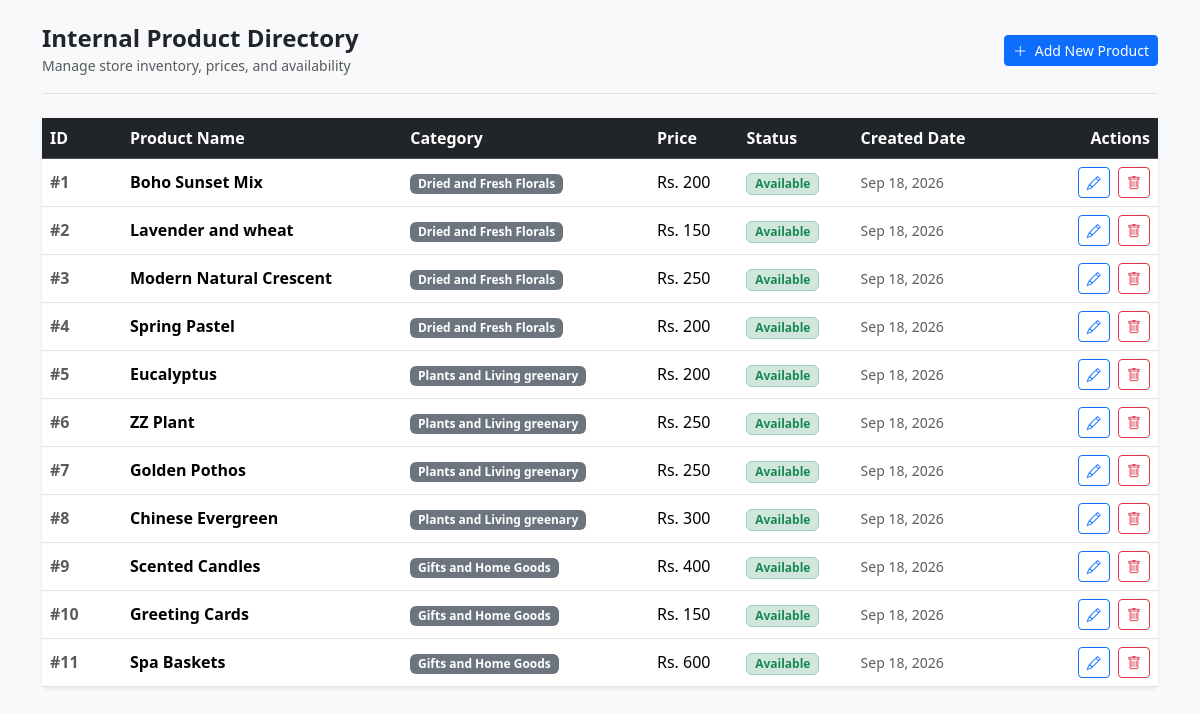
The app's page /florashop/products_details/list/ (signed in) with its own data.
### apps/products/models.py (models this page shows, shortened)
class Product(models.Model):
    Category = models.ForeignKey(
        Category, on_delete=models.CASCADE, related_name="products"
    )
    name = models.CharField(max_length=100)
    price = models.DecimalField(
        max_digits=10, decimal_places=2, help_text="Prices in NPR"
    )
    description = models.CharField(max_length=500, null = True, blank= True)
    image =models.ImageField(upload_to="products/", null = True, blank= True)
    is_available = models.BooleanField(default=True)
    created_at = models.DateTimeField(auto_now_add=True)

class Category(models.Model):
    name = models.CharField(max_length=100, unique=True)
    class Meta:
        db_table = "Product_Categories"

### apps/products/views.py (the view)
# urls.py: path("list/", ProductListView.as_view(), name = "product_list"),
class ProductListView(SStaffRequiredMixin,View):
    def get(self, request):
        categories = Category.objects.all()
        products = Product.objects.all()
        context = {
            "products":products
        }
        return render(request, "products/list.html", context)

### apps/products/views.py (called while the page is built)
      def test_func(self):
            return (self.request.user.is_authenticated and self.request.user.is_staff
            )

### apps/products/templates/products/list.html (shortened to what this page needs)
{% load static %}
<!DOCTYPE html>
<html lang="en">
<head>
    <link rel="stylesheet" href="https://cdn.jsdelivr.net/npm/bootstrap@5.3.8/dist/css/bootstrap.min.css">
    <link rel="stylesheet" href="https://cdn.jsdelivr.net/npm/bootstrap-icons@1.11.3/font/bootstrap-icons.min.css">
</head>
<body class="bg-light py-4">
    <div class="container">
        <div class="d-flex justify-content-between align-items-center mb-4 pb-3 border-bottom">
            <div>
                <h2 class="h4 mb-0 fw-bold">Internal Product Directory</h2>
                <small class="text-muted">Manage store inventory, prices, and availability</small>
            </div>
            <a href="{% url 'product_create' %}" class="btn btn-primary btn-sm">
                <i class="bi bi-plus-lg me-1"></i> Add New Product
            </a>
        </div>
        <div class="card shadow-sm border-0">
            <div class="card-body p-0">
                <div class="table-responsive">
                    <table class="table table-hover align-middle mb-0">
                        <thead class="table-dark">
                            <tr>
                                <th scope="col" style="width: 80px;">ID</th>
                                <th scope="col">Product Name</th>
                                <th scope="col">Category</th>
                                <th scope="col">Price</th>
                                <th scope="col">Status</th>
                                <th scope="col">Created Date</th>
                                <th scope="col" class="text-end" style="width: 150px;">Actions</th>
                            </tr>
                        </thead>
                        <tbody>
                            {% for product in products %}
                            <tr>
                                <td class="fw-bold text-muted">#{{ product.id }}</td>
                                <td class="fw-semibold">{{ product.name }}</td>
                                <td>
                                    <span class="badge bg-secondary">
                                        {{ product.Category.name|default:"Uncategorized" }}
                                    </span>
                                </td>
                                <td>Rs. {{ product.price|floatformat:0 }}</td>
                                <td>
                                    {% if product.is_available %}
                                    <span
                                        class="badge bg-success-subtle text-success border border-success-subtle">Available</span>
                                    {% else %}
                                    <span class="badge bg-danger-subtle text-danger border border-danger-subtle">Out of
                                        Stock</span>
                                    {% endif %}
                                </td>
                                <td class="small text-muted">{{ product.created_at|date:"M d, Y" }}</td>
                                <td class="text-end">
                                    <a href="{% url 'product_update' product.pk %}"
                                        class="btn btn-outline-primary btn-sm me-1" title="Edit">
                                        <i class="bi bi-pencil"></i>
                                    </a>
                                    <a href="{% url 'product_delete' product.pk %}"
                                        class="btn btn-outline-danger btn-sm" title="Delete">
                                        <i class="bi bi-trash"></i>
                                    </a>
                                </td>
                            </tr>
                            {% endfor %}
                        </tbody>
                    </table>
                </div>
            </div>
        </div>
    </div>
</body>
</html>

### records on screen
Product: id "1", name "Boho Sunset Mix", Category.name "Dried and Fresh Florals", price "200", is_available "Available", created_at "Sep 18, 2026"
Product: id "2", name "Lavender and wheat", Category.name "Dried and Fresh Florals", price "150", is_available "Available", created_at "Sep 18, 2026"
Product: id "3", name "Modern Natural Crescent", Category.name "Dried and Fresh Florals", price "250", is_available "Available", created_at "Sep 18, 2026"
Product: id "4", name "Spring Pastel", Category.name "Dried and Fresh Florals", price "200", is_available "Available", created_at "Sep 18, 2026"
Product: id "5", name "Eucalyptus", Category.name "Plants and Living greenary", price "200", is_available "Available", created_at "Sep 18, 2026"
Product: id "6", name "ZZ Plant", Category.name "Plants and Living greenary", price "250", is_available "Available", created_at "Sep 18, 2026"
Product: id "7", name "Golden Pothos", Category.name "Plants and Living greenary", price "250", is_available "Available", created_at "Sep 18, 2026"
Product: id "8", name "Chinese Evergreen", Category.name "Plants and Living greenary", price "300", is_available "Available", created_at "Sep 18, 2026"
Product: id "9", name "Scented Candles", Category.name "Gifts and Home Goods", price "400", is_available "Available", created_at "Sep 18, 2026"
Product: id "10", name "Greeting Cards", Category.name "Gifts and Home Goods", price "150", is_available "Available", created_at "Sep 18, 2026"
Product: id "11", name "Spa Baskets", Category.name "Gifts and Home Goods", price "600", is_available "Available", created_at "Sep 18, 2026"
